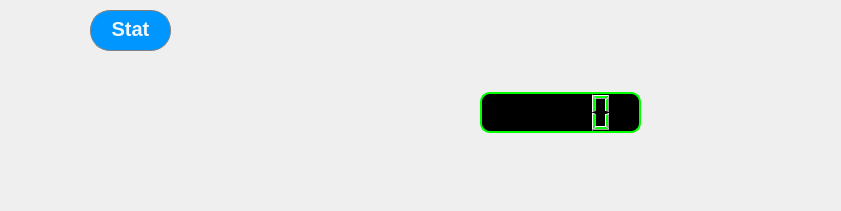
     <widget class="QWidget" name="label_time3" native="true">
      <property name="geometry">
       <rect>
        <x>310</x>
        <y>430</y>
        <width>841</width>
        <height>211</height>
       </rect>
      </property>
      <property name="styleSheet">
       <string notr="true">border: 0px solid gray;
border-radius:25px;
</string>
      </property>
      <widget class="QLabel" name="label_8">
       <property name="geometry">
        <rect>
         <x>20</x>
         <y>10</y>
         <width>71</width>
         <height>41</height>
        </rect>
       </property>
       <property name="text">
        <string/>
       </property>
       <property name="pixmap">
        <pixmap resource="resource.qrc">:/logo/stats.jpg</pixmap>
       </property>
       <property name="scaledContents">
        <bool>true</bool>
       </property>
      </widget>
      <widget class="QPushButton" name="pushButton_22">
       <property name="geometry">
        <rect>
         <x>90</x>
         <y>10</y>
         <width>81</width>
         <height>41</height>
        </rect>
       </property>
       <property name="styleSheet">
        <string notr="true">QPushButton{
color:rgb(241, 246, 249);
background-color:rgb(0,150,255);
border:1px solid gray;
border-radius:20px;
padding-bottom:3px;
font-weight:bold;
font-size:20px;
}
QPushButton:hover{
color:rgb(241, 246, 249);
background-color:rgb(0,170,255);
border:1px solid gray;
font-size:20px;
border-radius:20px;
padding-bottom:3px;
font-weight:bold;
}
</string>
       </property>
       <property name="text">
        <string>Stat</string>
       </property>
      </widget>
      <widget class="QLCDNumber" name="lcd_chrono">
       <property name="geometry">
        <rect>
         <x>480</x>
         <y>92</y>
         <width>161</width>
         <height>41</height>
        </rect>
       </property>
       <property name="styleSheet">
        <string notr="true"> background-color: black;
    border: 2px solid #00FF00;
    border-radius: 10px;
    color: #00FF00; /* Might not work on all platforms */</string>
       </property>
      </widget>
     </widget>
